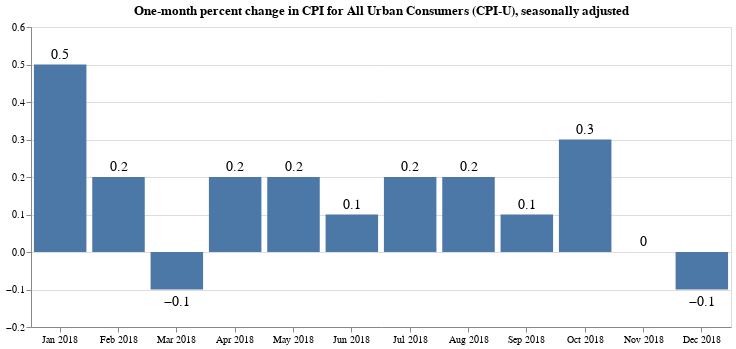

Write notebook code for a chart like this one.
### Markdown cell above
Draw the chart.

### Code cell
base = alt.Chart(
    adjusted_cpiu_last13, 
    title="One-month percent change in CPI for All Urban Consumers (CPI-U), seasonally adjusted"
).properties(width=700)

bars = base.mark_bar().encode(
    x=alt.X(
        "date:O",
        timeUnit="utcyearmonth",
        axis=alt.Axis(title=None, labelAngle=0),
    ),
    y=alt.Y(
        "pct_change_rounded:Q",
        axis=alt.Axis(title=None),
        scale=alt.Scale(domain=[
            adjusted_cpiu_last13['pct_change'].min()-0.1,
            adjusted_cpiu_last13['pct_change'].max()+0.05
        ])
    )
)

text = base.encode(
    x=alt.X("date:O", timeUnit="utcyearmonth"),
    y="pct_change_rounded:Q",
    text='pct_change_rounded'
)

textAbove = text.transform_filter(alt.datum.pct_change > 0).mark_text(
    align='center',
    baseline='middle',
    fontSize=14,
    dy=-10
)

textBelow = text.transform_filter(alt.datum.pct_change < 0).mark_text(
    align='center',
    baseline='middle',
    fontSize=14,
    dy=12
)

bars + textAbove + textBelow

### Figure 1 — Vega-Lite specification as saved in the notebook (floating-point values rounded to 4 significant figures)
{"$schema": "https://vega.github.io/schema/vega-lite/v2.6.0.json", "config": {"view": {"height": 300, "width": 400}}, "datasets": {"data-50ff16e7ebc154cda8ed52466ab3cb6c": [{"date": "2017-12-01", "pct_change": null, "pct_change_rounded": null, "period_abbreviation": "DEC", "period_code": "M12", "period_id": "M12", "period_month": 12, "period_name": "December", "period_type": "monthly", "series_area_code": "0000", "series_area_id": "0000", "series_area_name": "U.S. city average", "series_id": "CUSR0000SA0", "series_items_code": "SA0", "series_items_id": "SA0", "series_items_name": "All items", "series_periodicity_code": "R", "series_periodicity_id": "R", "series_periodicity_name": "Monthly", "series_seasonally_adjusted": true, "series_survey": "All urban consumers", "series_title": "All items in U.S. city average, all urban consumers, seasonally adjusted", "value": 247.9, "year": 2017}, {"date": "2018-01-01", "pct_change": 0.5385, "pct_change_rounded": 0.5, "period_abbreviation": "JAN", "period_code": "M01", "period_id": "M01", "period_month": 1, "period_name": "January", "period_type": "monthly", "series_area_code": "0000", "series_area_id": "0000", "series_area_name": "U.S. city average", "series_id": "CUSR0000SA0", "series_items_code": "SA0", "series_items_id": "SA0", "series_items_name": "All items", "series_periodicity_code": "R", "series_periodicity_id": "R", "series_periodicity_name": "Monthly", "series_seasonally_adjusted": true, "series_survey": "All urban consumers", "series_title": "All items in U.S. city average, all urban consumers, seasonally adjusted", "value": 249.2, "year": 2018}, {"date": "2018-02-01", "pct_change": 0.1501, "pct_change_rounded": 0.2, "period_abbreviation": "FEB", "period_code": "M02", "period_id": "M02", "period_month": 2, "period_name": "February", "period_type": "monthly", "series_area_code": "0000", "series_area_id": "0000", "series_area_name": "U.S. city average", "series_id": "CUSR0000SA0", "series_items_code": "SA0", "series_items_id": "SA0", "series_items_name": "All items", "series_periodicity_code": "R", "series_periodicity_id": "R", "series_periodicity_name": "Monthly", "series_seasonally_adjusted": true, "series_survey": "All urban consumers", "series_title": "All items in U.S. city average, all urban consumers, seasonally adjusted", "value": 249.6, "year": 2018}, {"date": "2018-03-01", "pct_change": -0.0629, "pct_change_rounded": -0.1, "period_abbreviation": "MAR", "period_code": "M03", "period_id": "M03", "period_month": 3, "period_name": "March", "period_type": "monthly", "series_area_code": "0000", "series_area_id": "0000", "series_area_name": "U.S. city average", "series_id": "CUSR0000SA0", "series_items_code": "SA0", "series_items_id": "SA0", "series_items_name": "All items", "series_periodicity_code": "R", "series_periodicity_id": "R", "series_periodicity_name": "Monthly", "series_seasonally_adjusted": true, "series_survey": "All urban consumers", "series_title": "All items in U.S. city average, all urban consumers, seasonally adjusted", "value": 249.5, "year": 2018}, {"date": "2018-04-01", "pct_change": 0.2209, "pct_change_rounded": 0.2, "period_abbreviation": "APR", "period_code": "M04", "period_id": "M04", "period_month": 4, "period_name": "April", "period_type": "monthly", "series_area_code": "0000", "series_area_id": "0000", "series_area_name": "U.S. city average", "series_id": "CUSR0000SA0", "series_items_code": "SA0", "series_items_id": "SA0", "series_items_name": "All items", "series_periodicity_code": "R", "series_periodicity_id": "R", "series_periodicity_name": "Monthly", "series_seasonally_adjusted": true, "series_survey": "All urban consumers", "series_title": "All items in U.S. city average, all urban consumers, seasonally adjusted", "value": 250.0, "year": 2018}, {"date": "2018-05-01", "pct_change": 0.2088, "pct_change_rounded": 0.2, "period_abbreviation": "MAY", "period_code": "M05", "period_id": "M05", "period_month": 5, "period_name": "May", "period_type": "monthly", "series_area_code": "0000", "series_area_id": "0000", "series_area_name": "U.S. city average", "series_id": "CUSR0000SA0", "series_items_code": "SA0", "series_items_id": "SA0", "series_items_name": "All items", "series_periodicity_code": "R", "series_periodicity_id": "R", "series_periodicity_name": "Monthly", "series_seasonally_adjusted": true, "series_survey": "All urban consumers", "series_title": "All items in U.S. city average, all urban consumers, seasonally adjusted", "value": 250.5, "year": 2018}, {"date": "2018-06-01", "pct_change": 0.1285, "pct_change_rounded": 0.1, "period_abbreviation": "JUN", "period_code": "M06", "period_id": "M06", "period_month": 6, "period_name": "June", "period_type": "monthly", "series_area_code": "0000", "series_area_id": "0000", "series_area_name": "U.S. city average", "series_id": "CUSR0000SA0", "series_items_code": "SA0", "series_items_id": "SA0", "series_items_name": "All items", "series_periodicity_code": "R", "series_periodicity_id": "R", "series_periodicity_name": "Monthly", "series_seasonally_adjusted": true, "series_survey": "All urban consumers", "series_title": "All items in U.S. city average, all urban consumers, seasonally adjusted", "value": 250.9, "year": 2018}, {"date": "2018-07-01", "pct_change": 0.171, "pct_change_rounded": 0.2, "period_abbreviation": "JUL", "period_code": "M07", "period_id": "M07", "period_month": 7, "period_name": "July", "period_type": "monthly", "series_area_code": "0000", "series_area_id": "0000", "series_area_name": "U.S. city average", "series_id": "CUSR0000SA0", "series_items_code": "SA0", "series_items_id": "SA0", "series_items_name": "All items", "series_periodicity_code": "R", "series_periodicity_id": "R", "series_periodicity_name": "Monthly", "series_seasonally_adjusted": true, "series_survey": "All urban consumers", "series_title": "All items in U.S. city average, all urban consumers, seasonally adjusted", "value": 251.3, "year": 2018}, {"date": "2018-08-01", "pct_change": 0.2229, "pct_change_rounded": 0.2, "period_abbreviation": "AUG", "period_code": "M08", "period_id": "M08", "period_month": 8, "period_name": "August", "period_type": "monthly", "series_area_code": "0000", "series_area_id": "0000", "series_area_name": "U.S. city average", "series_id": "CUSR0000SA0", "series_items_code": "SA0", "series_items_id": "SA0", "series_items_name": "All items", "series_periodicity_code": "R", "series_periodicity_id": "R", "series_periodicity_name": "Monthly", "series_seasonally_adjusted": true, "series_survey": "All urban consumers", "series_title": "All items in U.S. city average, all urban consumers, seasonally adjusted", "value": 251.8, "year": 2018}, {"date": "2018-09-01", "pct_change": 0.05877, "pct_change_rounded": 0.1, "period_abbreviation": "SEP", "period_code": "M09", "period_id": "M09", "period_month": 9, "period_name": "September", "period_type": "monthly", "series_area_code": "0000", "series_area_id": "0000", "series_area_name": "U.S. city average", "series_id": "CUSR0000SA0", "series_items_code": "SA0", "series_items_id": "SA0", "series_items_name": "All items", "series_periodicity_code": "R", "series_periodicity_id": "R", "series_periodicity_name": "Monthly", "series_seasonally_adjusted": true, "series_survey": "All urban consumers", "series_title": "All items in U.S. city average, all urban consumers, seasonally adjusted", "value": 252.0, "year": 2018}, {"date": "2018-10-01", "pct_change": 0.3306, "pct_change_rounded": 0.3, "period_abbreviation": "OCT", "period_code": "M10", "period_id": "M10", "period_month": 10, "period_name": "October", "period_type": "monthly", "series_area_code": "0000", "series_area_id": "0000", "series_area_name": "U.S. city average", "series_id": "CUSR0000SA0", "series_items_code": "SA0", "series_items_id": "SA0", "series_items_name": "All items", "series_periodicity_code": "R", "series_periodicity_id": "R", "series_periodicity_name": "Monthly", "series_seasonally_adjusted": true, "series_survey": "All urban consumers", "series_title": "All items in U.S. city average, all urban consumers, seasonally adjusted", "value": 252.8, "year": 2018}, {"date": "2018-11-01", "pct_change": 0.01938, "pct_change_rounded": 0, "period_abbreviation": "NOV", "period_code": "M11", "period_id": "M11", "period_month": 11, "period_name": "November", "period_type": "monthly", "series_area_code": "0000", "series_area_id": "0000", "series_area_name": "U.S. city average", "series_id": "CUSR0000SA0", "series_items_code": "SA0", "series_items_id": "SA0", "series_items_name": "All items", "series_periodicity_code": "R", "series_periodicity_id": "R", "series_periodicity_name": "Monthly", "series_seasonally_adjusted": true, "series_survey": "All urban consumers", "series_title": "All items in U.S. city average, all urban consumers, seasonally adjusted", "value": 252.9, "year": 2018}, {"date": "2018-12-01", "pct_change": -0.05655, "pct_change_rounded": -0.1, "period_abbreviation": "DEC", "period_code": "M12", "period_id": "M12", "period_month": 12, "period_name": "December", "period_type": "monthly", "series_area_code": "0000", "series_area_id": "0000", "series_area_name": "U.S. city average", "series_id": "CUSR0000SA0", "series_items_code": "SA0", "series_items_id": "SA0", "series_items_name": "All items", "series_periodicity_code": "R", "series_periodicity_id": "R", "series_periodicity_name": "Monthly", "series_seasonally_adjusted": true, "series_survey": "All urban consumers", "series_title": "All items in U.S. city average, all urban consumers, seasonally adjusted", "value": 252.7, "year": 2018}]}, "layer": [{"data": {"name": "data-50ff16e7ebc154cda8ed52466ab3cb6c"}, "encoding": {"x": {"axis": {"labelAngle": 0, "title": null}, "field": "date", "timeUnit": "utcyearmonth", "type": "ordinal"}, "y": {"axis": {"title": null}, "field": "pct_change_rounded", "scale": {"domain": [-0.1629, 0.5885]}, "type": "quantitative"}}, "mark": "bar", "title": "One-month percent change in CPI for All Urban Consumers (CPI-U), seasonally adjusted", "width": 700}, {"data": {"name": "data-50ff16e7ebc154cda8ed52466ab3cb6c"}, "encoding": {"text": {"field": "pct_change_rounded", "type": "quantitative"}, "x": {"field": "date", "timeUnit": "utcyearmonth", "type": "ordinal"}, "y": {"field": "pct_change_rounded", "type": "quantitative"}}, "mark": {"align": "center", "baseline": "middle", "dy": -10, "fontSize": 14, "type": "text"}, "title": "One-month percent change in CPI for All Urban Consumers (CPI-U), seasonally adjusted", "transform": [{"filter": "(datum.pct_change > 0)"}], "width": 700}, {"data": {"name": "data-50ff16e7ebc154cda8ed52466ab3cb6c"}, "encoding": {"text": {"field": "pct_change_rounded", "type": "quantitative"}, "x": {"field": "date", "timeUnit": "utcyearmonth", "type": "ordinal"}, "y": {"field": "pct_change_rounded", "type": "quantitative"}}, "mark": {"align": "center", "baseline": "middle", "dy": 12, "fontSize": 14, "type": "text"}, "title": "One-month percent change in CPI for All Urban Consumers (CPI-U), seasonally adjusted", "transform": [{"filter": "(datum.pct_change < 0)"}], "width": 700}]}
